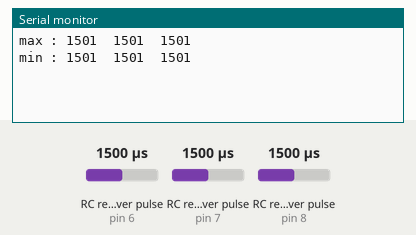
This sketch was run on a simulated Arduino Uno, built with avr-gcc and run on an emulated ATmega328P. Shown: the last lines printed to the serial monitor. Wiring (inferred from the names in the program): 3 × RC receiver channel: data pin 6 / data pin 7 / data pin 8. The inputs (shaded band) are chosen by the test bench; at power-on: RC receiver pulse (sensors on pin 6, pin 7, pin 8) 1500 µs.

Above: at 1.2 s.
1.3 s: RC receiver pulse (sensor on pin 6) set to 1020 µs
At 1.7 s:
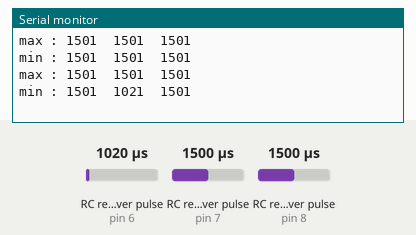
2.8 s: RC receiver pulse (sensor on pin 7) set to 1020 µs
At 3.6 s:
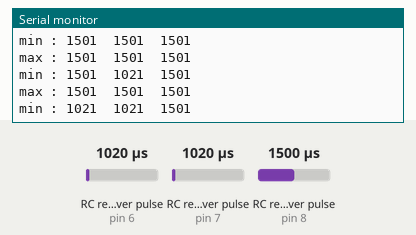
4.3 s: RC receiver pulse (sensor on pin 8) set to 1020 µs
At 5.5 s:
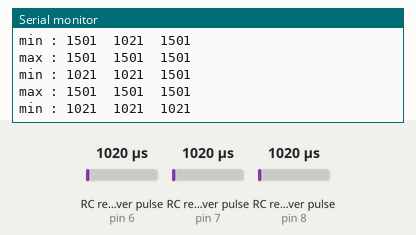
5.8 s: RC receiver pulse (sensor on pin 6) set to 1750 µs
At 6.8 s:
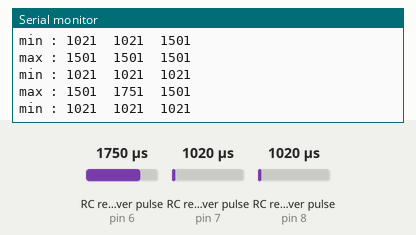
7.3 s: RC receiver pulse (sensor on pin 7) set to 1750 µs
At 8.5 s:
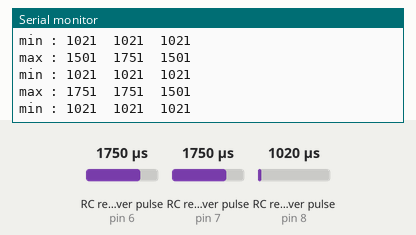
8.8 s: RC receiver pulse (sensor on pin 8) set to 1750 µs
At 9.4 s:
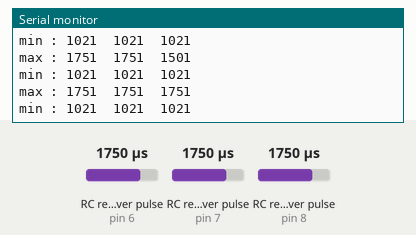

The sketch:

calibrate_radio.ino
```cpp
#define CH1_PIN 7
int ch1, max_ch1, min_ch1;

#define CH2_PIN 6
int ch2, max_ch2, min_ch2;


#define CH3_PIN 8
int ch3, max_ch3, min_ch3;

bool change = false;

void setup() {
  // put your setup code here, to run once:
  max_ch1=max_ch2=max_ch3=0;
  min_ch1=min_ch2=min_ch3=5000;

  pinMode(CH1_PIN, INPUT);
  pinMode(CH2_PIN, INPUT);
  pinMode(CH3_PIN, INPUT);

  Serial.begin(9600);
}

void loop() {
  // put your main code here, to run repeatedly:
  ch3 = pulseIn(CH3_PIN, HIGH);
  ch1 = pulseIn(CH1_PIN, HIGH);
  ch2 = pulseIn(CH2_PIN, HIGH);

  if(max_ch1<ch1){
    max_ch1=ch1;
    change = true;
  }
  if(min_ch1>ch1){
    min_ch1=ch1;
    change = true;
  }

  if(max_ch2<ch2) {
    max_ch2=ch2;
    change = true;
  }
  if(min_ch2>ch2) {
    min_ch2=ch2;
    change = true;
  }

  if(max_ch3<ch3) {
    max_ch3=ch3;
    change = true;
  }
  if(min_ch3>ch3) {
    min_ch3=ch3;
    change = true;
  }

  if(change) {
    Serial.print("max : ");
    Serial.print(max_ch1);
    Serial.print("  ");
    Serial.print(max_ch2);
    Serial.print("  ");
    Serial.println(max_ch3);

    Serial.print("min : ");
    Serial.print(min_ch1);
    Serial.print("  ");
    Serial.print(min_ch2);
    Serial.print("  ");
    Serial.println(min_ch3);

    change=false;
  }
}
```

Measured:
- after the input at 1.3 s, the serial monitor: prints a new line after 0.07 s (image 1)
- after the input at 2.8 s, the serial monitor: prints a new line after 0.09 s (image 2)
- after the input at 4.3 s, the serial monitor: prints a new line after 0.11 s (image 3)
- after the input at 5.8 s, the serial monitor: prints a new line at once (image 4)
- after the input at 7.3 s, the serial monitor: prints a new line at once (image 5)
- after the input at 8.8 s, the serial monitor: prints a new line after 0.06 s (image 6)
